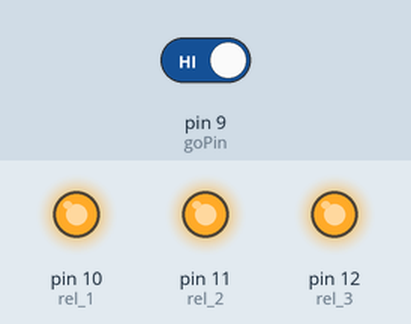
A sketch run on a simulated Arduino Uno, built with avr-gcc and run on an emulated ATmega328P. Parts: output pins drawn as LEDs (lit = HIGH). Inputs (shaded band) come from the test bench; at power-on: pin 9 (goPin) HIGH.

Above: at 1.3 s.
1.4 s: pin 9 (goPin) driven LOW
At 3.9 s:
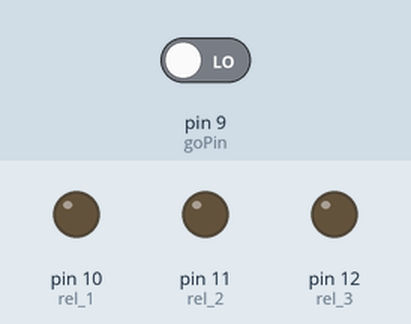
At 6.8 s:
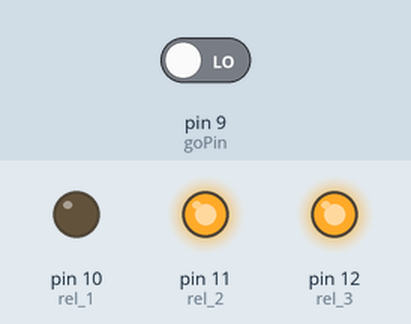
Timing chart, 0 to 10.4 s (numbered marks = the images above; inputs shaded):
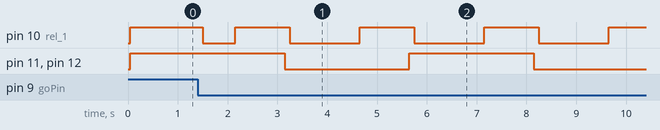

Measured:
- after the input at 1.4 s, pin 10 (rel_1): HIGH → LOW after 0.10 s, then repeats every 2.5 s: HIGH 1.1 s, LOW 1.4 s; pin 11 (rel_2), pin 12 (rel_3): HIGH → LOW after 1.8 s, → HIGH 2.5 s later, → LOW 2.5 s later

The sketch:

BLENDING_CC.ino
```cpp
// Arduino UNO
// coded 7/5/2024 by Paolo C.
// mod 04/06/2025

#define goPin 9
#define rel_1 10 //+12 V
#define rel_2 11 // switch cable A
#define rel_3 12 // switch cable B

#define TRAVEL_LEFT 1500
#define PAUSE_LEFT 1000
#define TRAVEL_RIGHT 1500
#define PAUSE_RIGHT 1000

void setup() {

  digitalWrite(rel_1, HIGH);
  digitalWrite(rel_2, HIGH);
  digitalWrite(rel_3, HIGH);

  delay(50);

  pinMode(goPin, INPUT);
  pinMode(rel_1, OUTPUT);
  pinMode(rel_2, OUTPUT);
  pinMode(rel_3, OUTPUT);

  delay(50);
}

bool goS = false;
unsigned long goT = 0;

bool goStart = false;
bool enRead = true;

void loop() {

  // read go signal

  if (!goS) {
    if ((millis() - goT) > 200) {
      if (digitalRead(goPin) == 0) {
        goS = true;
        goStart = true;
        goT = millis();
      }
    }
  } else {
    if ((millis() - goT) > 200) {
      if (digitalRead(goPin) == 1) {
        goS = false;
        goT = millis();
      }
    }
  }

  // act
  if (goStart) {
    goStart = false;

    goLeft(TRAVEL_LEFT / 2);
    stop(PAUSE_LEFT);

    for (int i = 0; i < 2; i++) {
      goRight(TRAVEL_RIGHT);
      stop(PAUSE_RIGHT);
      goLeft(TRAVEL_LEFT);
      stop(PAUSE_LEFT);
    }

    goRight(TRAVEL_RIGHT / 2);

  } else {
    idle();
  }

}

void idle() {
  digitalWrite(rel_3, HIGH);
  digitalWrite(rel_2, HIGH);
  digitalWrite(rel_1, HIGH);
}

void stop(int tt) {
  digitalWrite(rel_1, HIGH);
  delay(tt);
}

void goLeft(int tt) {
  digitalWrite(rel_3, HIGH);
  digitalWrite(rel_2, HIGH);
  delay(100);
  digitalWrite(rel_1, LOW);
  delay(tt-100);
}

void goRight(float tt) {
  digitalWrite(rel_3, LOW);
  digitalWrite(rel_2, LOW);
  delay(100);
  digitalWrite(rel_1, LOW);
  delay(tt-100);
}
```
